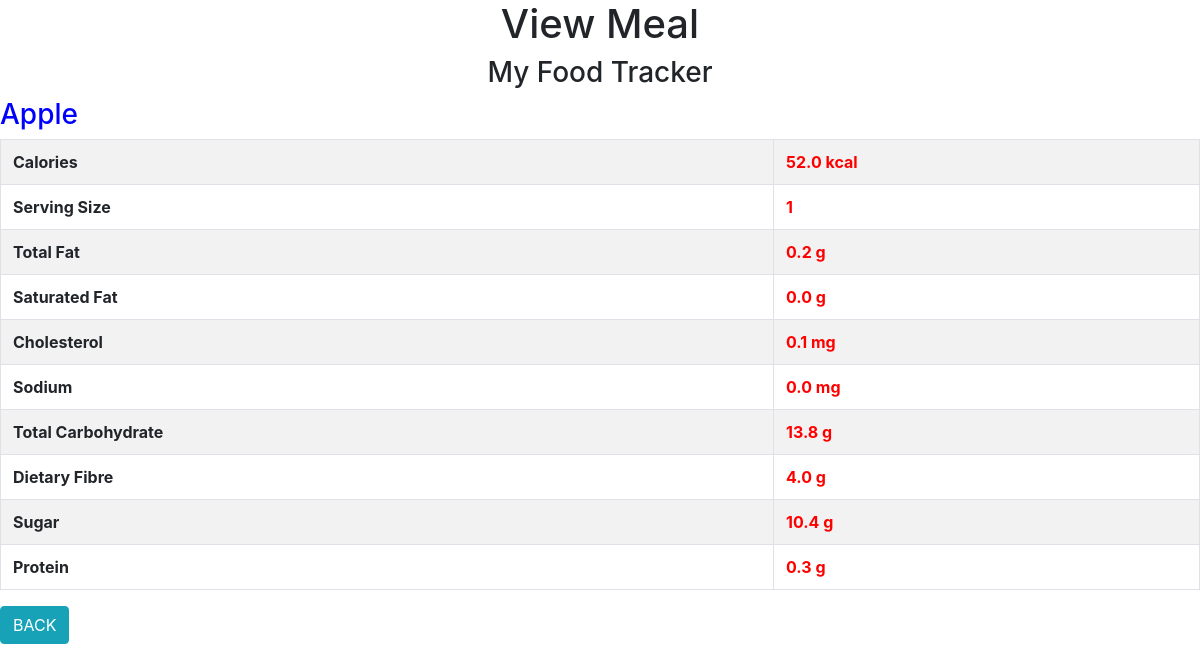
/view_meal/3, run on the app's committed database.
### food/models.py (models this page shows)
class Meal(models.Model):
	BREAKFAST = 1
	MORNING_SNACK = 2
	LUNCH = 3
	AFTERNOON_SNACK = 4
	DINNER = 5
	EVENING_SNACK = 6
	MEAL_TIME_TYPES = (
		(BREAKFAST, "Breakfast"),
		(MORNING_SNACK, "Morning Snack"),
		(LUNCH, "Lunch"),
		(AFTERNOON_SNACK, "Afternoon Snack"),
		(DINNER, "Dinner"),
		(EVENING_SNACK, "Evening Snack")
	)
	food = models.ForeignKey(Food, verbose_name="Food", on_delete=models.CASCADE)
	serving_size = models.IntegerField(verbose_name="Serving Size")
	meal_time = models.IntegerField(verbose_name="Meal Time", choices=MEAL_TIME_TYPES)
	def __str__(self):
		return "%s" % self.food
	def get_total_calories(self):
		return self.serving_size * self.food.calories
	def get_total_fat(self):
		return self.serving_size * self.food.total_fat
	def get_total_saturated_fat(self):
		return self.serving_size * self.food.saturated_fat
	def get_total_cholesterol(self):
		return self.serving_size * self.food.cholesterol
	def get_total_sodium(self):
		return self.serving_size * self.food.sodium
	def get_total_carbohydrate(self):
		return self.serving_size * self.food.total_carbohydrate
	def get_total_dietary_fibre(self):
		return self.serving_size * self.food.dietary_fibre
	def get_total_sugar(self):
		return self.serving_size * self.food.sugar
	def get_total_protein(self):
		return self.serving_size * self.food.protein

class Food(models.Model):
	name = models.CharField(verbose_name="Food Name", max_length=200)
	calories = models.FloatField(verbose_name="Calories (kcal)")
	total_fat = models.FloatField(verbose_name="Total Fat (g)")
	saturated_fat = models.FloatField(verbose_name="Saturated Fat (g)")
	cholesterol = models.FloatField(verbose_name="Cholesterol (mg)")
	sodium = models.FloatField(verbose_name="Sodium (mg)")
	total_carbohydrate = models.FloatField(verbose_name="Total Carbohydrate (g)")
	dietary_fibre = models.FloatField(verbose_name="Dietary Fibre (g)")
	sugar = models.FloatField(verbose_name="Sugar (g)")
	protein = models.FloatField(verbose_name="Protein (g)")
	def __str__(self):
		return "%s" % self.name

### food/views.py (the view)
# urls.py: url(r'^view_meal/(?P<meal_id>\d+)$', view_meal, name='view-meal'),
def view_meal(request, meal_id):
	template = "view_meal.html"
	meal = Meal.objects.get(id=int(meal_id))
	context = {
		'meal': meal,
	}
	return render (request, template, context)

### templates/view_meal.html (shortened to what this page needs)
<html>
	<head>
		<link rel="stylesheet" href="https://stackpath.bootstrapcdn.com/bootstrap/4.1.1/css/bootstrap.min.css">
	</head>
	<body>
		<h1 align="center">View Meal</h1>
		<h3 align="center">My Food Tracker</h3>
		<form role="form" action="" method="POST">
		    <h3 style="color:blue;">{{ meal }}</h3>
			<table class="table table-bordered table-striped">
				<tbody>
					<tr>
						<th>Calories</th>
						<th style="color:red;">{{ meal.get_total_calories}} kcal </th>
					</tr>
					<tr>
						<th>Serving Size</th>
						<th style="color:red;">{{ meal.serving_size }}</th>
					</tr>
					<tr>
						<th>Total Fat</th>
						<th style="color:red;">{{ meal.get_total_fat }} g </th>
					</tr>
					<tr>
						<th>Saturated Fat</th>
						<th style="color:red;">{{ meal.get_total_saturated_fat }} g </th>
					</tr>
					<tr>
						<th>Cholesterol</th>
						<th style="color:red;">{{ meal.get_total_cholesterol }} mg </th>
					</tr>
					<tr>
						<th>Sodium</th>
						<th style="color:red;">{{ meal.get_total_sodium }} mg </th>
					</tr>
					<tr>
						<th>Total Carbohydrate</th>
						<th style="color:red;">{{ meal.get_total_carbohydrate }} g </th>
					</tr>
					<tr>
						<th>Dietary Fibre</th>
						<th style="color:red;">{{ meal.get_total_dietary_fibre }} g </th>
					</tr>
					<tr>
						<th>Sugar</th>
						<th style="color:red;">{{ meal.get_total_sugar }} g </th>
					</tr>
					<tr>
						<th>Protein</th>
						<th style="color:red;">{{ meal.get_total_protein }} g </th>
					</tr>
				</tbody>
			</table>
		<a href="{% url 'food:index' %}" class="btn btn-info">BACK</a>
	</body>
</html>

### data on the page
Meal: food.name "Apple", get_total_calories "52.0", serving_size "1", get_total_fat "0.2", get_total_saturated_fat "0.0", get_total_cholesterol "0.1", get_total_sodium "0.0", get_total_carbohydrate "13.8", get_total_dietary_fibre "4.0", get_total_sugar "10.4", get_total_protein "0.3"
